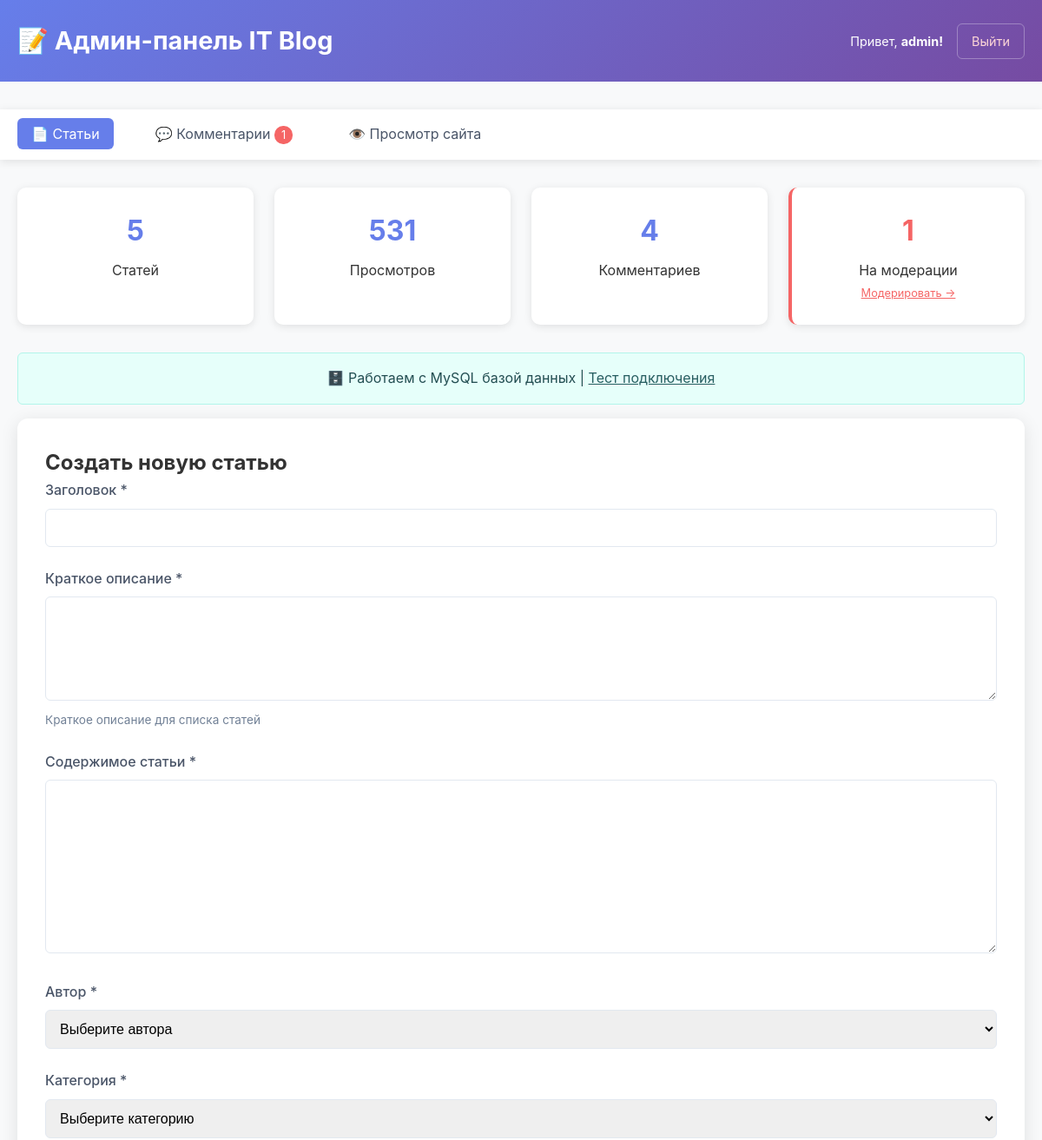
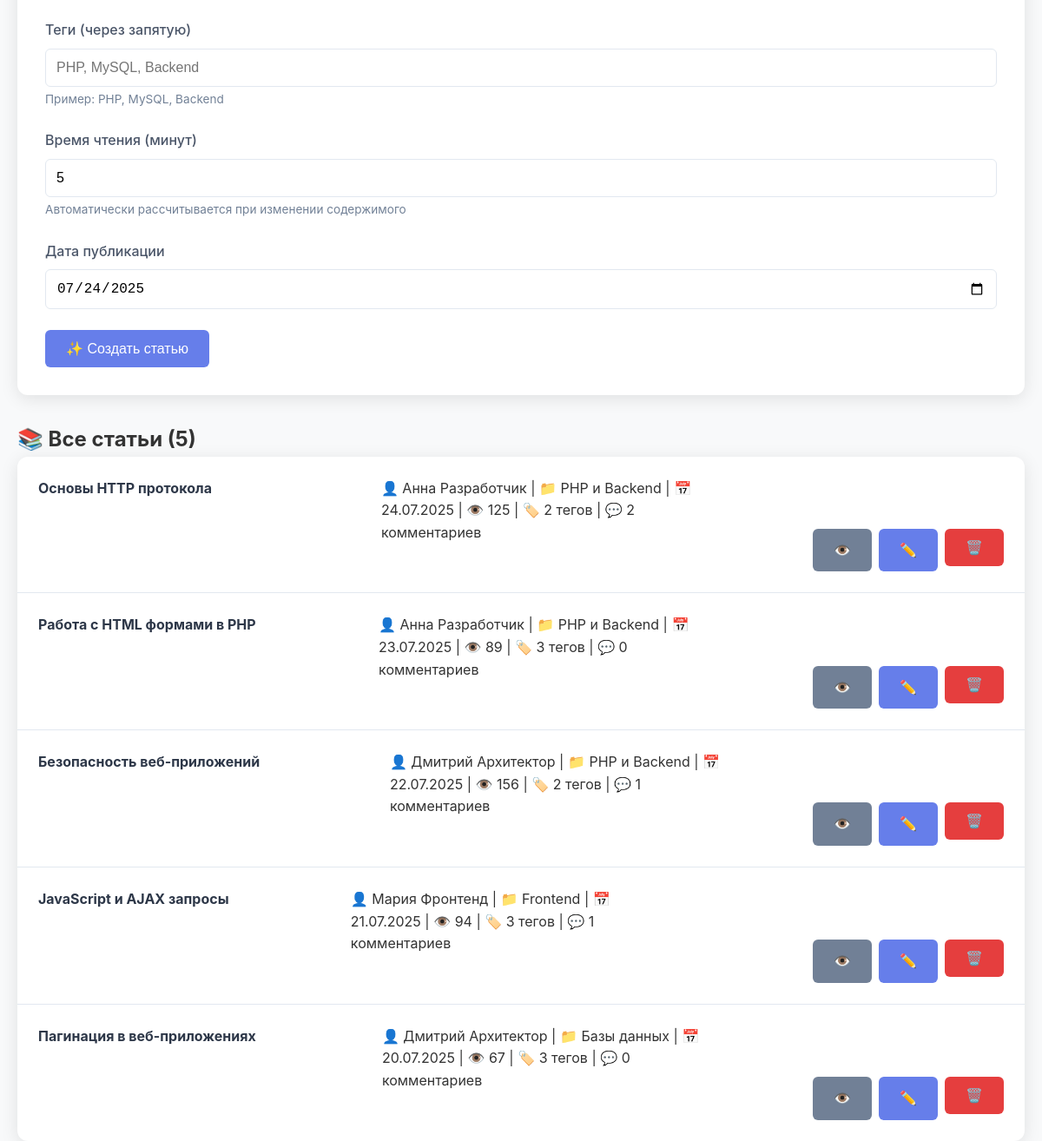
/admin/index.php (signed in), run on the app's committed database (2 pictures, top to bottom).
### tables this page shows
CREATE TABLE articles (
    id INT PRIMARY KEY AUTO_INCREMENT,
    title VARCHAR(255) NOT NULL,
    slug VARCHAR(255) UNIQUE,
    content TEXT NOT NULL,
    excerpt TEXT,
    author_id INT NOT NULL,
    category_id INT NOT NULL,
    reading_time INT DEFAULT 5,
    views INT DEFAULT 0,
    status ENUM('draft', 'published') DEFAULT 'published',
    published_at DATE,
    created_at TIMESTAMP DEFAULT CURRENT_TIMESTAMP,
    updated_at TIMESTAMP DEFAULT CURRENT_TIMESTAMP ON UPDATE CURRENT_TIMESTAMP,
    
     
    FOREIGN KEY (author_id) REFERENCES users(id) ON DELETE CASCADE,
    FOREIGN KEY (category_id) REFERENCES categories(id) ON DELETE CASCADE,
    
     
    INDEX idx_author (author_id),
    INDEX idx_category (category_id),
    INDEX idx_status (status),
    INDEX idx_published (published_at),
    INDEX idx_views (views),
    
     
    FULLTEXT KEY ft_search (title, content, excerpt)
);

CREATE TABLE categories (
    id INT PRIMARY KEY AUTO_INCREMENT,
    name VARCHAR(100) NOT NULL,
    slug VARCHAR(100) UNIQUE NOT NULL,
    description TEXT,
    created_at TIMESTAMP DEFAULT CURRENT_TIMESTAMP
);

### admin/auth.php (called while the page is built, shortened)
<?php
require_once '../functions.php';
function isAdminLoggedIn() {
    return isset($_SESSION['admin_id']) && isset($_SESSION['admin_username']);
}
function getCurrentAdmin() {
    return [
        'id' => $_SESSION['admin_id'],
        'username' => $_SESSION['admin_username'],
        'email' => $_SESSION['admin_email'] ?? ''
    ];
}
?>

### functions.php (called while the page is built, shortened)
<?php
function formatDate($date) {
    return date('d.m.Y', strtotime($date));
}
function formatViews($views) {
    if ($views < 1000) return $views;
    return round($views / 1000000, 1) . 'M';
}
function getArticleTags($articleId) {
    try {
        $pdo = getDatabaseConnection();
        $stmt = $pdo->prepare("
            SELECT t.name
            FROM tags t
            JOIN article_tags at ON t.id = at.tag_id
            WHERE at.article_id = ?
            ORDER BY t.name
        ");
        $stmt->execute([$articleId]);
        return $stmt->fetchAll(PDO::FETCH_COLUMN);
    } catch (PDOException $e) {
        error_log("Error getting article tags: " . $e->getMessage());
        return [];
    }
}
function getAllArticles($limit = null, $offset = 0) {
    try {
        $pdo = getDatabaseConnection();
        $sql = "
            SELECT
                a.*,
                u.name as author_name,
                u.email as author_email,
                c.name as category_name
            FROM articles a
            JOIN users u ON a.author_id = u.id
            JOIN categories c ON a.category_id = c.id
            WHERE a.status = 'published'
            ORDER BY a.published_at DESC, a.created_at DESC
        ";
        $stmt = $pdo->query($sql);
        $articles = $stmt->fetchAll();
        foreach ($articles as &$article) {
            $article['author'] = [
                'name' => $article['author_name'],
                'email' => $article['author_email']
            ];
            $article['category'] = $article['category_name'];
            $article['tags'] = getArticleTags($article['id']);
        }
        return $articles;
    } catch (PDOException $e) {
        error_log("Error getting all articles: " . $e->getMessage());
        return [];
    }
}
function getCommentsCount($articleId, $status = 'approved') {
    try {
        $pdo = getDatabaseConnection();
        $stmt = $pdo->prepare("
            SELECT COUNT(*) FROM comments
            WHERE article_id = ? AND status = ?
        ");
        $stmt->execute([$articleId, $status]);
        return $stmt->fetchColumn();
    } catch (PDOException $e) {
        error_log("Error counting comments: " . $e->getMessage());
        return 0;
    }
}
function getAllComments($status = null) {
    try {
        $pdo = getDatabaseConnection();
        if ($status) {
            $stmt = $pdo->prepare("
                SELECT c.*, a.title as article_title
                FROM comments c
                JOIN articles a ON c.article_id = a.id
                WHERE c.status = ?
                ORDER BY c.created_at DESC
            ");
            $stmt->execute([$status]);
        }
        return $stmt->fetchAll();
    } catch (PDOException $e) {
        error_log("Error getting all comments: " . $e->getMessage());
        return [];
    }
}
function getBlogStats() {
    try {
        $pdo = getDatabaseConnection();
        $stats = [];
        $stmt = $pdo->query("SELECT COUNT(*) FROM articles WHERE status = 'published'");
        $stats['articles'] = $stmt->fetchColumn();
        $stmt = $pdo->query("SELECT SUM(views) FROM articles WHERE status = 'published'");
        $stats['views'] = $stmt->fetchColumn() ?: 0;
        $stmt = $pdo->query("SELECT COUNT(*) FROM users");
        $stats['authors'] = $stmt->fetchColumn();
        $stmt = $pdo->query("SELECT COUNT(*) FROM categories");
        $stats['categories'] = $stmt->fetchColumn();
        $stmt = $pdo->query("SELECT COUNT(*) FROM comments WHERE status = 'approved'");
        $stats['comments'] = $stmt->fetchColumn();
        return $stats;
    } catch (PDOException $e) {
        error_log("Error getting blog stats: " . $e->getMessage());
        return ['articles' => 0, 'views' => 0, 'authors' => 0, 'categories' => 0, 'comments' => 0];
    }
}
?>

### admin/index.php (the view, shortened to what this page needs)
<?php
require_once 'auth.php';
require_once '../functions.php';
$currentAdmin = getCurrentAdmin();
$allArticles = getAllArticles();
$editingArticle = null;
$stats = getBlogStats();
$pendingComments = getAllComments('pending');
?>
<!DOCTYPE html>
<html lang="ru">
<head>
    <link rel="stylesheet" href="style.css">
</head>
<body>
    <div class="admin-header">
        <div class="container">
            <div class="admin-title">
                <h1>📝 Админ-панель IT Blog</h1>
            </div>
            <div class="admin-user">
                <span>Привет, <strong><?php echo htmlspecialchars($currentAdmin['username']) ?>!</strong></span>
                <a href="?logout=1">Выйти</a>
            </div>
        </div>
    </div>
    <div class="admin-nav">
        <div class="container">
            <ul>
                <li><a href="index.php" class="active">📄 Статьи</a></li>
                <li><a href="comments_admin.php">💬 Комментарии
                    <?php if (count($pendingComments) > 0): ?>
                    <span style="background: #f56565; color: white; padding: 0.2rem 0.5rem; border-radius: 10px; font-size: 0.8rem;"><?php echo count($pendingComments) ?></span>
                    <?php endif; ?>
                </a></li>
                <li><a href="../index.php" target="_blank">👁️ Просмотр сайта</a></li>
            </ul>
        </div>
    </div>
    <div class="container">
        <div class="admin-dashboard">
            <div class="dashboard-card">
                <h3><?php echo $stats['articles'] ?></h3>
                <p>Статей</p>
            </div>
            <div class="dashboard-card">
                <h3><?php echo formatViews($stats['views']) ?></h3>
                <p>Просмотров</p>
            </div>
            <div class="dashboard-card">
                <h3><?php echo $stats['comments'] ?></h3>
                <p>Комментариев</p>
            </div>
            <div class="dashboard-card <?php echo count($pendingComments) > 0 ? 'alert' : '' ?>">
                <h3><?php echo count($pendingComments) ?></h3>
                <p>На модерации</p>
                <?php if (count($pendingComments) > 0): ?>
                <a href="comments_admin.php" style="font-size: 0.8rem; color: #f56565;">Модерировать →</a>
                <?php endif; ?>
            </div>
        </div>
        <div class="db-status">
            🗄️ Работаем с MySQL базой данных |
            <a href="config/database.php" style="color: #285e61;">Тест подключения</a>
        </div>
        <main>
            <section class="admin-form">
                <h2><?php echo $editingArticle ? 'Редактировать статью' : 'Создать новую статью' ?></h2>
                <form method="POST">
                    <div class="form-group">
                        <label for="title">Заголовок *</label>
                        <input type="text" name="title" id="title" required maxlength="255"
                               value="<?php echo htmlspecialchars($editingArticle['title'] ?? '') ?>">
                    </div>
                    <div class="form-group">
                        <label for="excerpt">Краткое описание *</label>
                        <textarea name="excerpt" id="excerpt" required maxlength="500"><?php echo htmlspecialchars($editingArticle['excerpt'] ?? '') ?></textarea>
                        <small style="color: #718096;">Краткое описание для списка статей</small>
                    </div>
                    <div class="form-group">
                        <label for="content">Содержимое статьи *</label>
                        <textarea name="content" id="content" required style="min-height: 200px;"><?php echo htmlspecialchars($editingArticle['content'] ?? '') ?></textarea>
                    </div>
                    <div class="form-group">
                        <label for="author_id">Автор *</label>
                        <select name="author_id" id="author_id" required>
                            <option value="">Выберите автора</option>
                        </select>
                    </div>
                    <div class="form-group">
                        <label for="category_id">Категория *</label>
                        <select name="category_id" id="category_id" required>
                            <option value="">Выберите категорию</option>
                        </select>
                    </div>
                    <div class="form-group">
                        <label for="tags">Теги (через запятую)</label>
                        <input type="text" name="tags" id="tags"
                               placeholder="PHP, MySQL, Backend"
                               value="<?php echo isset($editingArticle['tags']) ? htmlspecialchars(implode(', ', $editingArticle['tags'])) : '' ?>">
                        <small style="color: #718096;">Пример: PHP, MySQL, Backend</small>
                    </div>
                    <div class="form-group">
                        <label for="reading_time">Время чтения (минут)</label>
                        <input type="number" name="reading_time" id="reading_time" min="1" max="120"
                               value="<?php echo $editingArticle['reading_time'] ?? 5 ?>">
                        <small style="color: #718096;">Автоматически рассчитывается при изменении содержимого</small>
                    </div>
                    <div class="form-group">
                        <label for="date">Дата публикации</label>
                        <input type="date" name="date" id="date"
                               value="<?php echo $editingArticle ? ($editingArticle['published_at'] ?? date('Y-m-d')) : date('Y-m-d') ?>">
                    </div>
                    <div class="form-actions">
                        <button type="submit" name="<?php echo $editingArticle ? 'update' : 'create' ?>" class="btn btn-primary">
                            <?php echo $editingArticle ? '💾 Обновить статью' : '✨ Создать статью' ?>
                        </button>
                    </div>
                </form>
            </section>
            <section>
                <h2>📚 Все статьи (<?php echo count($allArticles) ?>)</h2>
                <?php if (empty($allArticles)): ?>
                <div style="text-align: center; padding: 3rem; background: white; border-radius: 12px; box-shadow: 0 4px 20px rgba(0,0,0,0.1);">
                    <h3>📝 Статей пока нет</h3>
                    <p>Создайте первую статью используя форму выше</p>
                    <p style="margin-top: 1rem;">
                        <a href="database/migration.php" class="btn btn-secondary">🔄 Запустить миграцию данных</a>
                    </p>
                </div>
                <?php else: ?>
                <div class="article-list">
                    <?php foreach ($allArticles as $article): ?>
                    <div class="article-item">
                        <div class="article-info">
                            <h4><?php echo htmlspecialchars($article['title']) ?></h4>
                            <p>
                                👤 <?php echo htmlspecialchars($article['author']['name']) ?> |
                                📁 <?php echo htmlspecialchars($article['category']) ?> |
                                📅 <?php echo formatDate($article['date']) ?> |
                                👁️ <?php echo formatViews($article['views']) ?> |
                                🏷️ <?php echo count($article['tags']) ?> тегов |
                                💬 <?php echo getCommentsCount($article['id']) ?> комментариев
                            </p>
                        </div>
                        <div class="article-actions">
                            <a href="../article.php?id=<?php echo $article['id'] ?>" class="btn btn-secondary" title="Просмотр" target="_blank">👁️</a>
                            <a href="index.php?edit=<?php echo $article['id'] ?>" class="btn btn-primary" title="Редактировать">✏️</a>
                            <form method="POST" style="display: inline;"
                                  onsubmit="return confirm('Вы уверены, что хотите удалить статью \'<?php echo htmlspecialchars($article['title']) ?>\'? Это действие нельзя отменить.');">
                                <button type="submit" name="delete" class="btn btn-danger" title="Удалить">🗑️</button>
                            </form>
                        </div>
                    </div>
                    <?php endforeach; ?>
                </div>
                <?php endif; ?>
            </section>
        </main>
    </div>
</body>
</html>

### data on the page
articles: id "4", title "JavaScript и AJAX запросы", name "Мария Фронтенд", category.name "Frontend", published_at "21.07.2025", views "94", count($article['tags']) "3", id "1"
articles: title "Основы HTTP протокола", name "Анна Разработчик", category.name "PHP и Backend", published_at "24.07.2025", views "125", count($article['tags']) "2", id "2"
articles: title "Работа с HTML формами в PHP", name "Анна Разработчик", category.name "PHP и Backend", published_at "23.07.2025", views "89", count($article['tags']) "3", id "0"
articles: title "Безопасность веб-приложений", name "Дмитрий Архитектор", category.name "PHP и Backend", published_at "22.07.2025", views "156", count($article['tags']) "2", id "1"
articles: title "Пагинация в веб-приложениях", name "Дмитрий Архитектор", category.name "Базы данных", published_at "20.07.2025", views "67", count($article['tags']) "3", id "0"

### other printed values
$currentAdmin['username'] "admin"
count($pendingComments) "1"
$stats['articles'] "5"
formatViews($stats['views']) "531"
count($allArticles) "5"
